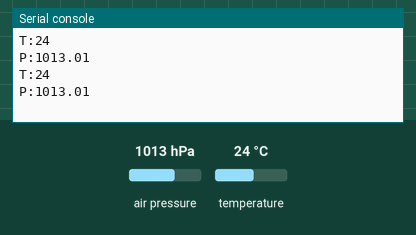
Recording of a program running on a simulated BBC micro:bit (MakeCode). On the bench: the last lines printed to the serial console. The inputs (shaded band) are chosen by the test bench; at power-on: air pressure 1013 hPa, temperature 24 °C.

Above: at 1.2 s.
1.3 s: air pressure set to 952 hPa
At 2.6 s:
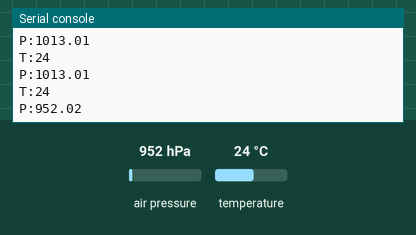
2.8 s: temperature set to 12 °C
At 4.0 s:
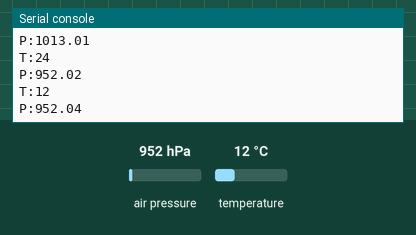
4.3 s: air pressure set to 975 hPa
At 4.3 s:
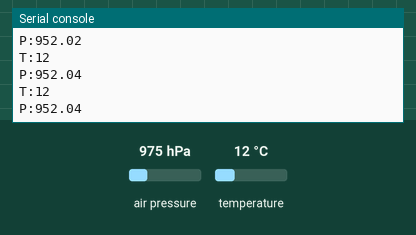
Timing chart, 0 to 7.3 s (numbered marks = the images above; inputs shaded):
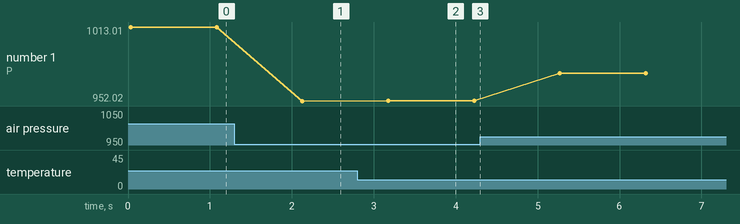

The program:

main.ts
```typescript
/**
* makecode BMP180 digital pressure sensor Package.
* From microbit/micropython Chinese community.
* http://www.micropython.org.cn
*/

/**
 * BMP180 block
 */
//% weight=100 color=#30A0C0 icon="\uf042" block="BMP180"
namespace BMP180 {
    let BMP180_I2C_ADDR = 0x77;

    function setreg(reg: number, dat: number): void {
        let buf = pins.createBuffer(2);
        buf[0] = reg;
        buf[1] = dat;
        pins.i2cWriteBuffer(BMP180_I2C_ADDR, buf);
    }

    function getreg(reg: number): number {
        pins.i2cWriteNumber(BMP180_I2C_ADDR, reg, NumberFormat.UInt8BE);
        return pins.i2cReadNumber(BMP180_I2C_ADDR, NumberFormat.UInt8BE);
    }

    function getUInt16BE(reg: number): number {
        pins.i2cWriteNumber(BMP180_I2C_ADDR, reg, NumberFormat.UInt8BE);
        return pins.i2cReadNumber(BMP180_I2C_ADDR, NumberFormat.UInt16BE);
    }

    function getInt16BE(reg: number): number {
        pins.i2cWriteNumber(BMP180_I2C_ADDR, reg, NumberFormat.UInt8BE);
        return pins.i2cReadNumber(BMP180_I2C_ADDR, NumberFormat.Int16BE);
    }

    let AC1 = getInt16BE(0xAA)
    let AC2 = getInt16BE(0xAC)
    let AC3 = getInt16BE(0xAE)
    let AC4 = getUInt16BE(0xB0)
    let AC5 = getUInt16BE(0xB2)
    let AC6 = getUInt16BE(0xB4)
    let B1 = getInt16BE(0xB6)
    let B2 = getInt16BE(0xB8)
    let MB = getInt16BE(0xBA)
    let MC = getInt16BE(0xBC)
    let MD = getInt16BE(0xBE)
     let UT = 0
    let UP = 0
    let T = 0
    let P = 0
    let X1 = 0
    let X2 = 0
    let X3 = 0
    let B3 = 0
    let B4 = 0
    let B5 = 0
     let B6 = 0
    let B7 = 0
    let _p = 0
    let A = 0

    function measure(): void {
        setreg(0xF4, 0x2E)
        basic.pause(6)
        UT = getUInt16BE(0xF6)
        setreg(0xF4, 0x34)
         basic.pause(6)
        UP = getUInt16BE(0xF6)
    }

    function get(): void {
        measure()

        X1 = Math.idiv((UT - AC6) * AC5, (1 << 15))
        X2 = Math.idiv(MC * (1 << 11), (X1 + MD))
        B5 = X1 + X2
         T = Math.idiv((B5 + 8), 160)
        B6 = B5 - 4000
        X1 = Math.idiv((B2 * Math.idiv(B6 * B6, (1 << 12))), (1 << 11))
        X2 = Math.idiv(AC2 * B6, (1 << 11))
        X3 = X1 + X2
        B3 = Math.idiv((AC1 * 4 + X3) + 2, 4)
        X1 = Math.idiv(AC3 * B6, (1 << 13))
        X2 = Math.idiv(B1 * Math.idiv(B6 * B6, (1 << 12)), (1 << 16))
        X3 = Math.idiv((X1 + X2 + 2), 4)
        B4 = Math.idiv(AC4 * (X3 + 32768), (1 << 15))
        B7 = (UP - B3) * 50000
        _p = Math.idiv(B7, B4) * 2
        X1 = Math.idiv(_p, (1 << 8)) * Math.idiv(_p, (1 << 8))
        X1 = Math.idiv((X1 * 3038), (1 << 16))
        X2 = Math.idiv((-7357 * _p), (1 << 16))
        P = _p + Math.idiv(X1 + X2 + 3791, 16)
        P=P/100 //convert to Hpa
        /*A = 44330*(1-Math.pow(((P/25600)/1013.25), 0.1903))*/
        //calc using barometic formulea
        A=44330 *(1-(P/1013.25)**0.1903)

    }

    /**
    *get altitude
    */
    //% blockId="BMP180_GET_ALTITUDE" block="altitude"
    //% weight=80 blockGap=8
    export function altitude(): number {
      get();
      return A;
    }


    /**
     * get temperature
     */
    //% blockId="BMP180_GET_TEMPERATURE" block="temperature"
    //% weight=80 blockGap=8
    export function temperature(): number {
        get();
        return T;
    }

    /**
     * get pressure
     */
    //% blockId="BMP180_GET_PRESSURE" block="pressure"
    //% weight=80 blockGap=8
    export function press(): number {
        get();
        return P;
    }
}
```

test.ts
```typescript
basic.forever(() => {
    serial.writeValue("T", BMP180.temperature())
    serial.writeValue("P", BMP180.press())
    basic.pause(1000)
})
```

Measured:
- after the input at 1.3 s, the serial console: prints a new line after 0.83 s (image 1)
- after the input at 2.8 s, the serial console: prints a new line after 0.36 s (image 2)
- plotted number 1: 1013.01 → 952.02 after the input at 1.3 s, 952.02 → 952.04 after the input at 2.8 s, 952.04 → 975.03 after the input at 4.3 s
